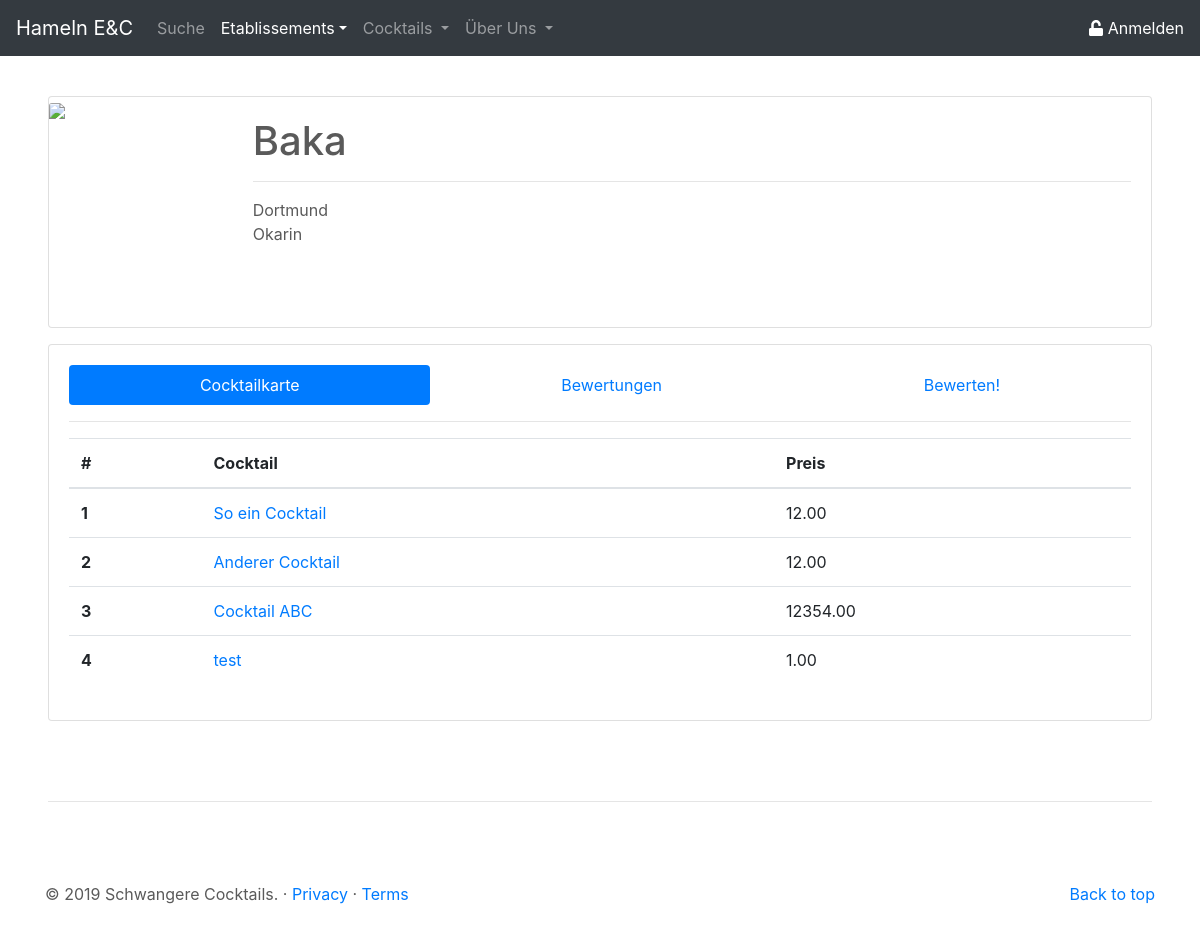
Screenshot of /site/etablissement_details.php?etab_id=2 with the database file from the repository.
### tables this page shows
CREATE TABLE `etab` (
  `id` int(11) NOT NULL,
  `name` varchar(50) NOT NULL,
  `ort` varchar(50) NOT NULL,
  `anschrift` varchar(50) NOT NULL,
  `verifiziert` tinyint(1) NOT NULL DEFAULT '0',
  `img` longblob NOT NULL
);

CREATE TABLE `cock_etab` (
  `id` int(11) NOT NULL,
  `etab_id` int(11) NOT NULL,
  `cock_id` int(11) NOT NULL,
  `preis` decimal(10,2) NOT NULL
);

CREATE TABLE `cock` (
  `id` int(11) NOT NULL,
  `name` varchar(50) NOT NULL,
  `beschreibung` text NOT NULL,
  `img` longblob NOT NULL
);

### site/etablissement_details.php (the view, shortened to what this page needs)
<?php
$pdo = new PDO('mysql:host=localhost;dbname=dbprog', 'root', '');
$statement = $pdo->prepare("
					SELECT
						e.id as id,
						e.name as name,
						e.anschrift as anschrift,
						e.ort as ort,
						e.img as img
					FROM etab e
					WHERE e.id = :etab_id");
$result = $statement->execute(array('etab_id' => $_GET['etab_id']));
$etabFetch = $statement->fetch();
$statement = $pdo->prepare("
					SELECT
						c.id as id,
						c.name as name,
						ce.preis as preis
					FROM cock_etab ce
					JOIN cock c ON
						c.id = ce.cock_id
					WHERE ce.etab_id = :etab_id");
$result = $statement->execute(array('etab_id' => $_GET['etab_id']));
$cockFetch = $statement->fetchAll();
?>
<!doctype html>
<html lang="de">
<head>
	<link rel="stylesheet" href="https://stackpath.bootstrapcdn.com/bootstrap/4.3.1/css/bootstrap.min.css">
	<link href="../css/csstoolbox.css" rel="stylesheet">
</head>
<body>
	<header>
		<?php
		include('../php/buildHeader.php');
		?>
	</header>
	<main role="main">
		<div class="mt-5 ml-5 mr-5">
			<div class="card mb-3" width="100%" style="max-height: 360px;">
				<div class="row no-gutters">
					<div class="col-md-2">
						<?php
						if ($etabFetch["img"] == null)
							echo '<img src="../res/placeholder_no_image.svg" class="card-img-top">';
						else
							echo '<img src="../php/get_img.php?etab_id=' . $etabFetch["id"] . '" class="card-img-top">';
						?>
					</div>
					<div class="col-md-10">
						<div class="card-body d-flex flex-column" style="height: 230px;">
							<div>
								<h1 class="card-title"> <?php echo $etabFetch["name"]; ?> </h1>
								<hr>
							</div>
							<div>
								<p class="card-text"> <?php echo $etabFetch["ort"] . '<br>' . $etabFetch["anschrift"]; ?> </p>
							</div>
						</div>
					</div>
				</div>
			</div>
			<div class="card card-body">
				<ul class="nav nav-pills flex-column flex-sm-row" id="etabDetail-tab" role="tablist">
					<li class="flex-sm-fill text-sm-center nav-item">
						<a class="nav-link active" id="cocktailKarte-tab" data-toggle="pill" href="#cocktailKarte" role="tab" aria-controls="cocktailKarte" aria-selected="true">Cocktailkarte</a>
					</li>
					<li class="flex-sm-fill text-sm-center nav-item">
						<a class="nav-link" id="bewertungen-tab" data-toggle="pill" href="#bewertungen" role="tab" aria-controls="bewertungen" aria-selected="false">Bewertungen</a>
					</li>
					<li class="flex-sm-fill text-sm-center nav-item">
						<a class="nav-link" id="bewerten-tab" data-toggle="pill" href="#bewerten" role="tab" aria-controls="bewerten" aria-selected="false">Bewerten!</a>
					</li>
				</ul>
				<hr>
				<div class="tab-content" id="etabDetail-tabContent">
					<div class="tab-pane fade show active" id="cocktailKarte" role="tabpanel" aria-labelledby="cocktailKarte-tab">
						<?php echo '
						<table class="table">
							<thead>
								<tr>
									<th scope="col">#</th>
									<th scope="col">Cocktail</th>
									<th scope="col">Preis</th>
								</tr>
							</thead>
							<tbody>';
						for ($i = 0; $i < count($cockFetch); $i++) {
							echo '<tr>';
							echo '<th scope="row">' . ($i + 1) . '</th>';
							echo '<td> <a class="" href="cocktail_details.php?cock_id= ' . $cockFetch[$i]["id"] . '">' . $cockFetch[$i]["name"] . '</a></td>';
							echo '<td>' . $cockFetch[$i]["preis"] . '</td>';
							echo '</tr>';
						}
						echo '</tbody></table>';
						?>
					</div>
				</div>
			</div>
		</div>
	</main>
	<hr class="ct-hr-divider ml-5 mr-5">
	<footer role="footer" class="container">
		<?php
		include('../php/buildFooter.php');
		?>
	</footer>
</body>
</html>

### css/csstoolbox.css (style rules this page uses)
body { padding-top: 3rem; padding-bottom: 3rem; margin: auto; color: #5a5a5a; }
.ct-hr-divider { margin: 5rem; }

### rows the page displays
etab: name "Baka", ort "Dortmund", anschrift "Okarin"
cock_etab: cock.name "So ein Cocktail", preis "12.00"
cock_etab: cock.name "Anderer Cocktail", preis "12.00"
cock_etab: cock.name "Cocktail ABC", preis "12354.00"
cock_etab: cock.name "test", preis "1.00"
